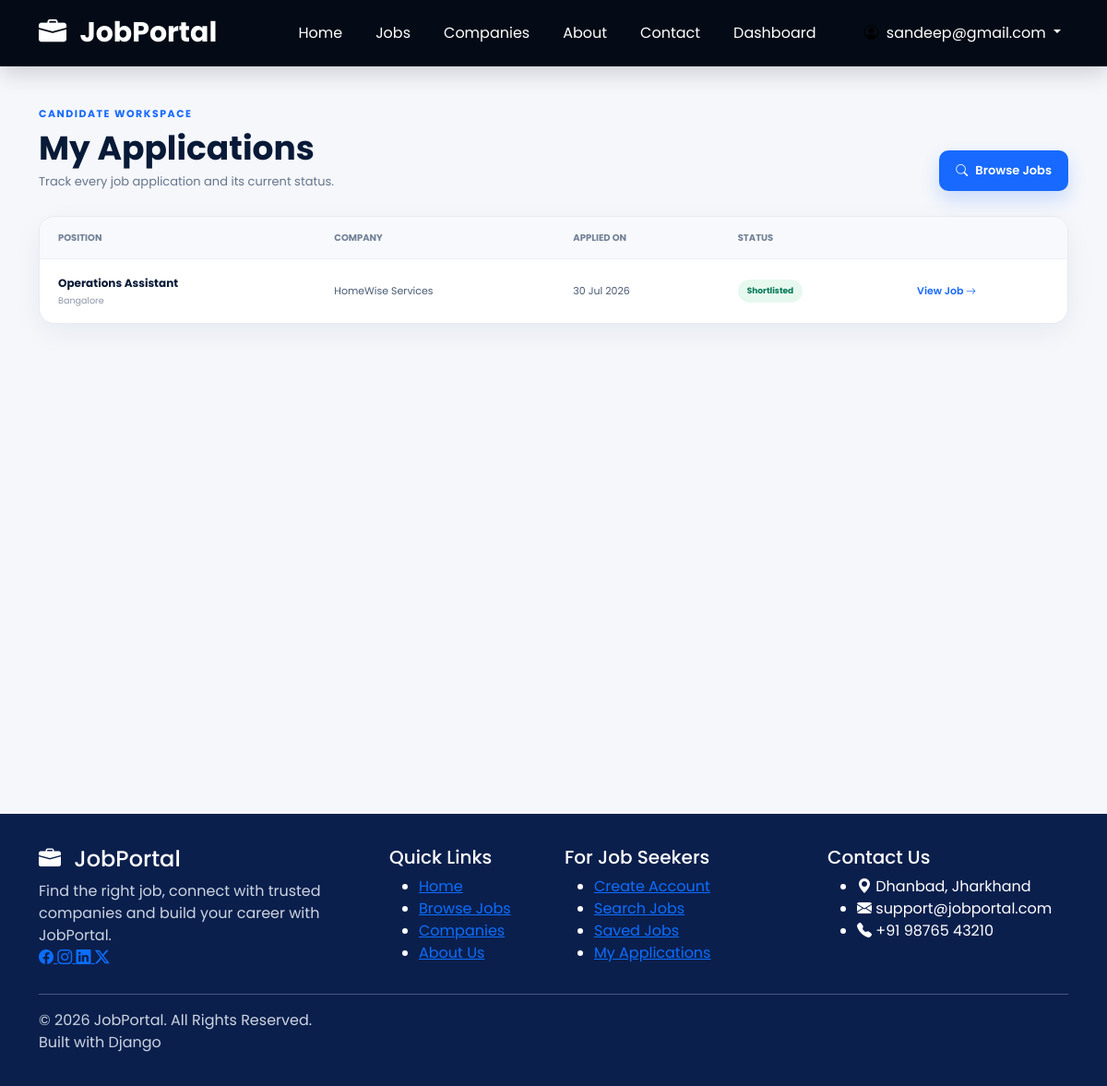
/jobs/candidate-applications/ (signed in), run on the app's committed database.
### accounts/models.py (models this page shows, shortened)
class User(AbstractUser):
    USER_TYPES = (
        ('candidate', 'Candidate'),
        ('employer', 'Employer'),
    )
    user_type = models.CharField(
        max_length=20,
        choices=USER_TYPES
    )
    phone = models.CharField(
        max_length=15,
        blank=True
    )
    profile_image = models.ImageField(
        upload_to='profiles/',
        blank=True,
        null=True
    )
    resume = models.FileField(
    upload_to="resumes/",
    blank=True,
    null=True
)

### jobs/models.py (models this page shows, shortened)
class Application(models.Model):
    STATUS_CHOICES = (
        ("pending", "Pending"),
        ("shortlisted", "Shortlisted"),
        ("rejected", "Rejected"),
    )
    job = models.ForeignKey(
        Job,
        on_delete=models.CASCADE,
        related_name="applications"
    )
    candidate = models.ForeignKey(
        settings.AUTH_USER_MODEL,
        on_delete=models.CASCADE,
        related_name="job_applications"
    )
    full_name = models.CharField(max_length=150)
    email = models.EmailField()
    phone = models.CharField(max_length=20)
    resume = models.FileField(
        upload_to="resumes/"
    )
    status = models.CharField(
        max_length=20,
        choices=STATUS_CHOICES,
        default="pending"
    )
    applied_at = models.DateTimeField(
        auto_now_add=True
    )
    class Meta:
        unique_together = (
            "job",
            "candidate"
        )

class Job(models.Model):
    JOB_TYPES = (
        ("full_time", "Full Time"),
        ("part_time", "Part Time"),
        ("internship", "Internship"),
        ("contract", "Contract"),
        ("remote", "Remote"),
    )
    employer = models.ForeignKey(
        settings.AUTH_USER_MODEL,
        on_delete=models.CASCADE,
        related_name="posted_jobs"
    )
    title = models.CharField(max_length=200)
    company_name = models.CharField(
        max_length=180,
        blank=True
    )
    category = models.CharField(
        max_length=100,
        blank=True
    )
    job_type = models.CharField(
        max_length=20,
        choices=JOB_TYPES
    )
    location = models.CharField(max_length=150)
    experience = models.CharField(
        max_length=100,
        blank=True
    )
    minimum_salary = models.PositiveIntegerField(
        blank=True,
        null=True
    )
    maximum_salary = models.PositiveIntegerField(
        blank=True,
        null=True
    )
    description = models.TextField()
    requirements = models.TextField()
    skills = models.CharField(
        max_length=500,
        blank=True
    )
    application_deadline = models.DateField(
        blank=True,
        null=True
    )
    number_of_vacancies = models.PositiveIntegerField(
        default=1
    )
    work_mode = models.CharField(
        max_length=50,
        blank=True
    )
    education_level = models.CharField(
        max_length=100,
        blank=True
    )
    benefits = models.CharField(
        max_length=500,
        blank=True
    )
    company_logo = models.ImageField(
        upload_to="company_logos/",
        blank=True,
        null=True
    )
    is_active = models.BooleanField(default=True)
    created_at = models.DateTimeField(auto_now_add=True)
    updated_at = models.DateTimeField(auto_now=True)

### jobs/views.py (the view)
@login_required
def candidate_applications(request):
    if request.user.user_type != "candidate":
        messages.error(
            request,
            "Only candidates can access this page."
        )
        return redirect("home")
    applications = Application.objects.filter(
        candidate=request.user
    ).select_related(
        "job",
        "job__employer"
    ).order_by("-applied_at")
    return render(
        request,
        "candidate-applications.html",
        {
            "applications": applications
        }
    )

### jobs/context_processors.py (called while the page is built, shortened)
def notification_count(request):
    if request.user.is_authenticated and request.user.user_type == "candidate":
        unread = Notification.objects.filter(candidate=request.user, is_read=False).count()
        return {"candidate_unread_notifications_count": unread, "unread_notifications_count": 0}
    return {"unread_notifications_count": 0, "candidate_unread_notifications_count": 0}

### templates/candidate-applications.html
{% extends "base.html" %}{% block title %}My Applications | JobPortal{% endblock %}{% block content %}<main class="listing-page"><div class="container"><div class="dashboard-heading"><div><span>CANDIDATE WORKSPACE</span><h1>My Applications</h1><p>Track every job application and its current status.</p></div><a href="{% url 'browse_jobs' %}" class="dashboard-primary-btn"><i class="bi bi-search"></i> Browse Jobs</a></div><div class="professional-table-card"><div class="table-responsive"><table class="professional-table"><thead><tr><th>Position</th><th>Company</th><th>Applied on</th><th>Status</th><th></th></tr></thead><tbody>{% for application in applications %}<tr><td><strong>{{ application.job.title|title }}</strong><small>{{ application.job.location }}</small></td><td>{{ application.job.company_name|default:application.job.employer.first_name|default:application.job.employer.username }}</td><td>{{ application.applied_at|date:"d M Y" }}</td><td><span class="status-pill status-{{ application.status }}">{{ application.status|title }}</span></td><td><a href="{% url 'job_detail' application.job.id %}" class="table-action">View Job <i class="bi bi-arrow-right"></i></a></td></tr>{% empty %}<tr><td colspan="5"><div class="pro-empty"><i class="bi bi-send"></i><h3>No applications yet</h3><p>Your submitted applications will appear here.</p><a href="{% url 'browse_jobs' %}">Find Jobs</a></div></td></tr>{% endfor %}</tbody></table></div></div></div></main>{% endblock %}

### templates/base.html (shortened to what this page needs)
{% load static %}
<!DOCTYPE html>
<html lang="en">
<head>
    <link href="https://cdn.jsdelivr.net/npm/bootstrap@5.3.3/dist/css/bootstrap.min.css"
          rel="stylesheet">
    <link rel="stylesheet"
          href="https://cdn.jsdelivr.net/npm/bootstrap-icons@1.11.3/font/bootstrap-icons.min.css">
    <link rel="stylesheet"
          href="{% static 'css/style.css' %}">
</head>
<body>
<nav class="navbar navbar-expand-lg navbar-dark main-navbar {% block navbar_extra_class %}{% endblock %}">
    <div class="container">
        <a class="navbar-brand fw-bold"
           href="{% url 'home' %}">
            <i class="bi bi-briefcase-fill me-2"></i>
            JobPortal
        </a>
        <div class="collapse navbar-collapse"
             id="mainNavbar">
            <ul class="navbar-nav ms-auto align-items-lg-center">
                <li class="nav-item">
                    <a class="nav-link"
                       href="{% url 'home' %}">
                        Home
                    </a>
                </li>
                <li class="nav-item">
                    <a class="nav-link"
                       href="{% url 'browse_jobs' %}">
                        Jobs
                    </a>
                </li>
                <li class="nav-item">
                    <a class="nav-link"
                       href="{% url 'companies' %}">
                        Companies
                    </a>
                </li>
                <li class="nav-item">
                    <a class="nav-link"
                       href="{% url 'about' %}">
                        About
                    </a>
                </li>
                <li class="nav-item">
                    <a class="nav-link"
                       href="{% url 'contact' %}">
                        Contact
                    </a>
                </li>
                {% if user.is_authenticated %}
                    {% if user.user_type == "candidate" %}
                        <li class="nav-item">
                            <a class="nav-link"
                               href="{% url 'candidate_dashboard' %}">
                                Dashboard
                            </a>
                        </li>
                    {% endif %}
                    <li class="nav-item dropdown ms-lg-3">
                        <a class="nav-link dropdown-toggle user-dropdown"
                           href="#"
                           role="button"
                           data-bs-toggle="dropdown"
                           aria-expanded="false">
                            <i class="bi bi-person-circle me-1"></i>
                            {{ user.username }}
                        </a>
                    </li>
                {% endif %}
            </ul>
        </div>
    </div>
</nav>
<main>
    {% block content %}
    {% endblock %}
</main>
<footer class="main-footer">
    <div class="container">
        <div class="row gy-4">
            <div class="col-lg-4 col-md-6">
                <h4 class="footer-logo">
                    <i class="bi bi-briefcase-fill me-2"></i>
                    JobPortal
                </h4>
                <p class="footer-description">
                    Find the right job, connect with trusted companies
                    and build your career with JobPortal.
                </p>
                <div class="footer-social-links">
                    <a href="#">
                        <i class="bi bi-facebook"></i>
                    </a>
                    <a href="#">
                        <i class="bi bi-instagram"></i>
                    </a>
                    <a href="#">
                        <i class="bi bi-linkedin"></i>
                    </a>
                    <a href="#">
                        <i class="bi bi-twitter-x"></i>
                    </a>
                </div>
            </div>
            <div class="col-lg-2 col-md-6">
                <h5>Quick Links</h5>
                <ul class="footer-links">
                    <li>
                        <a href="/">Home</a>
                    </li>
                    <li>
                        <a href="/jobs/browse/">Browse Jobs</a>
                    </li>
                    <li>
                        <a href="/companies/">Companies</a>
                    </li>
                    <li>
                        <a href="/about/">About Us</a>
                    </li>
                </ul>
            </div>
            <div class="col-lg-3 col-md-6">
                <h5>For Job Seekers</h5>
                <ul class="footer-links">
                    <li>
                        <a href="/accounts/register/">
                            Create Account
                        </a>
                    </li>
                    <li>
                        <a href="/jobs/browse/">
                            Search Jobs
                        </a>
                    </li>
                    <li>
                        <a href="/jobs/saved-jobs/">
                            Saved Jobs
                        </a>
                    </li>
                    <li>
                        <a href="/jobs/candidate-applications/">
                            My Applications
                        </a>
                    </li>
                </ul>
            </div>
            <div class="col-lg-3 col-md-6">
                <h5>Contact Us</h5>
                <ul class="footer-contact">
                    <li>
                        <i class="bi bi-geo-alt-fill"></i>
                        Dhanbad, Jharkhand
                    </li>
                    <li>
                        <i class="bi bi-envelope-fill"></i>
                        support@jobportal.com
                    </li>
                    <li>
                        <i class="bi bi-telephone-fill"></i>
                        +91 98765 43210
                    </li>
                </ul>
            </div>
        </div>
        <hr class="footer-divider">
        <div class="footer-bottom">
            <p>
                © 2026 JobPortal. All Rights Reserved.
            </p>
            <p>
                Built with Django
            </p>
        </div>
    </div>
</footer>
</body>
</html>

### data on the page
User: username "sandeep@gmail.com"
Application: job "Operations Assistant", job.location "Bangalore", job.company_name "HomeWise Services", applied_at "30 Jul 2026", status "Shortlisted"
